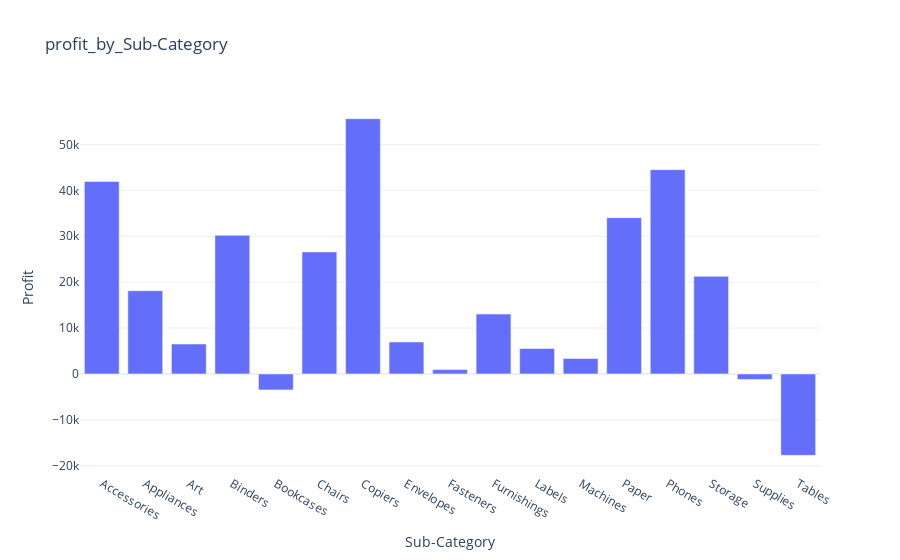

The code cell stored with this chart in its notebook:
### Code cell
profit_by_subcategory=data.groupby('Sub-Category')['Profit'].sum().reset_index()
fig=px.bar(profit_by_subcategory,
           x='Sub-Category',
           y='Profit',
           title='profit_by_Sub-Category')
fig.show()

### Figure 1 — Plotly figure (JSON) as saved in the notebook; plotly's stock layout.template omitted (floating-point values rounded to 4 significant figures)
{"data": [{"alignmentgroup": "True", "hovertemplate": "Sub-Category=%{x}<br>Profit=%{y}<extra></extra>", "legendgroup": "", "marker": {"color": "#636efa", "pattern": {"shape": ""}}, "name": "", "offsetgroup": "", "orientation": "v", "showlegend": false, "textposition": "auto", "type": "bar", "x": ["Accessories", "Appliances", "Art", "Binders", "Bookcases", "Chairs", "Copiers", "Envelopes", "Fasteners", "Furnishings", "Labels", "Machines", "Paper", "Phones", "Storage", "Supplies", "Tables"], "xaxis": "x", "y": [41940.0, 18140.0, 6528.0, 30220.0, -3473.0, 26590.0, 55620.0, 6964.0, 949.5, 13060.0, 5546.0, 3385.0, 34050.0, 44520.0, 21280.0, -1189.0, -17730.0], "yaxis": "y"}], "layout": {"autosize": true, "barmode": "relative", "legend": {"tracegroupgap": 0}, "title": {"text": "profit_by_Sub-Category"}, "xaxis": {"anchor": "y", "autorange": true, "domain": [0, 1], "range": [-0.5, 16.5], "title": {"text": "Sub-Category"}, "type": "category"}, "yaxis": {"anchor": "x", "autorange": true, "domain": [0, 1], "range": [-21800.0, 59690.0], "title": {"text": "Profit"}, "type": "linear"}}}
